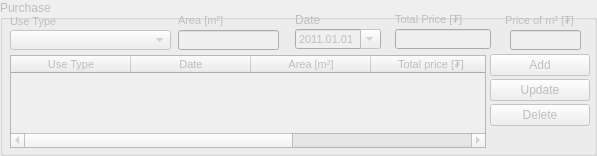
    <widget class="QGroupBox" name="c_purchase_gbox">
     <property name="enabled">
      <bool>false</bool>
     </property>
     <property name="geometry">
      <rect>
       <x>233</x>
       <y>3</y>
       <width>597</width>
       <height>156</height>
      </rect>
     </property>
     <property name="title">
      <string>Purchase</string>
     </property>
     <widget class="QLabel" name="label_73">
      <property name="geometry">
       <rect>
        <x>295</x>
        <y>10</y>
        <width>86</width>
        <height>20</height>
       </rect>
      </property>
      <property name="minimumSize">
       <size>
        <width>0</width>
        <height>20</height>
       </size>
      </property>
      <property name="maximumSize">
       <size>
        <width>16777215</width>
        <height>20</height>
       </size>
      </property>
      <property name="text">
       <string>Date</string>
      </property>
     </widget>
     <widget class="QLabel" name="decisionDateLabel_20">
      <property name="geometry">
       <rect>
        <x>395</x>
        <y>6</y>
        <width>96</width>
        <height>20</height>
       </rect>
      </property>
      <property name="minimumSize">
       <size>
        <width>0</width>
        <height>20</height>
       </size>
      </property>
      <property name="maximumSize">
       <size>
        <width>16777215</width>
        <height>20</height>
       </size>
      </property>
      <property name="font">
       <font>
        <pointsize>8</pointsize>
       </font>
      </property>
      <property name="text">
       <string>Total Price [₮]</string>
      </property>
      <property name="alignment">
       <set>Qt::AlignBottom|Qt::AlignLeading|Qt::AlignLeft</set>
      </property>
     </widget>
     <widget class="QDateEdit" name="c_purchase_dateEdit">
      <property name="geometry">
       <rect>
        <x>295</x>
        <y>29</y>
        <width>86</width>
        <height>20</height>
       </rect>
      </property>
      <property name="minimumSize">
       <size>
        <width>0</width>
        <height>20</height>
       </size>
      </property>
      <property name="maximumSize">
       <size>
        <width>16777215</width>
        <height>20</height>
       </size>
      </property>
      <property name="font">
       <font>
        <pointsize>8</pointsize>
       </font>
      </property>
      <property name="dateTime">
       <datetime>
        <hour>0</hour>
        <minute>0</minute>
        <second>0</second>
        <year>2011</year>
        <month>1</month>
        <day>1</day>
       </datetime>
      </property>
      <property name="displayFormat">
       <string>yyyy.MM.dd</string>
      </property>
      <property name="calendarPopup">
       <bool>true</bool>
      </property>
     </widget>
     <widget class="QPushButton" name="c_purchase_add_button">
      <property name="geometry">
       <rect>
        <x>490</x>
        <y>54</y>
        <width>100</width>
        <height>22</height>
       </rect>
      </property>
      <property name="sizePolicy">
       <sizepolicy hsizetype="Fixed" vsizetype="Fixed">
        <horstretch>0</horstretch>
        <verstretch>0</verstretch>
       </sizepolicy>
      </property>
      <property name="minimumSize">
       <size>
        <width>0</width>
        <height>22</height>
       </size>
      </property>
      <property name="maximumSize">
       <size>
        <width>100</width>
        <height>22</height>
       </size>
      </property>
      <property name="text">
       <string>Add</string>
      </property>
     </widget>
     <widget class="QPushButton" name="c_purchase_update_button">
      <property name="geometry">
       <rect>
        <x>490</x>
        <y>79</y>
        <width>100</width>
        <height>22</height>
       </rect>
      </property>
      <property name="sizePolicy">
       <sizepolicy hsizetype="Fixed" vsizetype="Fixed">
        <horstretch>0</horstretch>
        <verstretch>0</verstretch>
       </sizepolicy>
      </property>
      <property name="minimumSize">
       <size>
        <width>0</width>
        <height>22</height>
       </size>
      </property>
      <property name="maximumSize">
       <size>
        <width>100</width>
        <height>22</height>
       </size>
      </property>
      <property name="text">
       <string>Update</string>
      </property>
     </widget>
     <widget class="QPushButton" name="c_purchase_delete_button">
      <property name="geometry">
       <rect>
        <x>490</x>
        <y>104</y>
        <width>100</width>
        <height>22</height>
       </rect>
      </property>
      <property name="minimumSize">
       <size>
        <width>0</width>
        <height>22</height>
       </size>
      </property>
      <property name="maximumSize">
       <size>
        <width>100</width>
        <height>22</height>
       </size>
      </property>
      <property name="text">
       <string>Delete</string>
      </property>
     </widget>
     <widget class="QLineEdit" name="c_purchase_price_edit">
      <property name="geometry">
       <rect>
        <x>395</x>
        <y>29</y>
        <width>96</width>
        <height>20</height>
       </rect>
      </property>
      <property name="minimumSize">
       <size>
        <width>0</width>
        <height>20</height>
       </size>
      </property>
      <property name="maximumSize">
       <size>
        <width>16777215</width>
        <height>20</height>
       </size>
      </property>
      <property name="font">
       <font>
        <pointsize>8</pointsize>
       </font>
      </property>
      <property name="inputMask">
       <string/>
      </property>
     </widget>
     <widget class="QTableWidget" name="c_purchase_twidget">
      <property name="geometry">
       <rect>
        <x>10</x>
        <y>55</y>
        <width>476</width>
        <height>93</height>
       </rect>
      </property>
      <property name="font">
       <font>
        <pointsize>8</pointsize>
       </font>
      </property>
      <attribute name="horizontalHeaderDefaultSectionSize">
       <number>120</number>
      </attribute>
      <column>
       <property name="text">
        <string>Use Type</string>
       </property>
      </column>
      <column>
       <property name="text">
        <string>Date</string>
       </property>
      </column>
      <column>
       <property name="text">
        <string>Area [m²]</string>
       </property>
      </column>
      <column>
       <property name="text">
        <string>Total price [₮]</string>
       </property>
      </column>
      <column>
       <property name="text">
        <string>Price og m² [₮]</string>
       </property>
      </column>
     </widget>
     <widget class="QLabel" name="decisionDateLabel_21">
      <property name="geometry">
       <rect>
        <x>178</x>
        <y>7</y>
        <width>147</width>
        <height>20</height>
       </rect>
      </property>
      <property name="minimumSize">
       <size>
        <width>0</width>
        <height>20</height>
       </size>
      </property>
      <property name="maximumSize">
       <size>
        <width>16777215</width>
        <height>20</height>
       </size>
      </property>
      <property name="font">
       <font>
        <pointsize>8</pointsize>
       </font>
      </property>
      <property name="text">
       <string>Area [m²]</string>
      </property>
      <property name="alignment">
       <set>Qt::AlignBottom|Qt::AlignLeading|Qt::AlignLeft</set>
      </property>
     </widget>
     <widget class="QLineEdit" name="c_purchase_area_edit">
      <property name="geometry">
       <rect>
        <x>178</x>
        <y>30</y>
        <width>101</width>
        <height>20</height>
       </rect>
      </property>
      <property name="minimumSize">
       <size>
        <width>0</width>
        <height>20</height>
       </size>
      </property>
      <property name="maximumSize">
       <size>
        <width>16777215</width>
        <height>20</height>
       </size>
      </property>
      <property name="font">
       <font>
        <pointsize>8</pointsize>
       </font>
      </property>
     </widget>
     <widget class="QLabel" name="applicationDateLabel_28">
      <property name="geometry">
       <rect>
        <x>10</x>
        <y>8</y>
        <width>175</width>
        <height>20</height>
       </rect>
      </property>
      <property name="minimumSize">
       <size>
        <width>0</width>
        <height>20</height>
       </size>
      </property>
      <property name="maximumSize">
       <size>
        <width>16777215</width>
        <height>20</height>
       </size>
      </property>
      <property name="font">
       <font>
        <pointsize>8</pointsize>
       </font>
      </property>
      <property name="text">
       <string>Use Type</string>
      </property>
      <property name="alignment">
       <set>Qt::AlignBottom|Qt::AlignLeading|Qt::AlignLeft</set>
      </property>
     </widget>
     <widget class="QComboBox" name="c_purchase_use_type_cbox">
      <property name="geometry">
       <rect>
        <x>10</x>
        <y>30</y>
        <width>161</width>
        <height>20</height>
       </rect>
      </property>
      <property name="minimumSize">
       <size>
        <width>0</width>
        <height>20</height>
       </size>
      </property>
      <property name="maximumSize">
       <size>
        <width>16777215</width>
        <height>20</height>
       </size>
      </property>
     </widget>
     <widget class="QLabel" name="decisionDateLabel_14">
      <property name="geometry">
       <rect>
        <x>505</x>
        <y>7</y>
        <width>76</width>
        <height>20</height>
       </rect>
      </property>
      <property name="minimumSize">
       <size>
        <width>0</width>
        <height>20</height>
       </size>
      </property>
      <property name="maximumSize">
       <size>
        <width>16777215</width>
        <height>20</height>
       </size>
      </property>
      <property name="font">
       <font>
        <pointsize>8</pointsize>
       </font>
      </property>
      <property name="text">
       <string>Price of m² [₮]</string>
      </property>
      <property name="alignment">
       <set>Qt::AlignBottom|Qt::AlignLeading|Qt::AlignLeft</set>
      </property>
     </widget>
     <widget class="QLineEdit" name="c_purchase_price_if_m2">
      <property name="geometry">
       <rect>
        <x>510</x>
        <y>30</y>
        <width>71</width>
        <height>20</height>
       </rect>
      </property>
      <property name="minimumSize">
       <size>
        <width>0</width>
        <height>20</height>
       </size>
      </property>
      <property name="maximumSize">
       <size>
        <width>16777215</width>
        <height>20</height>
       </size>
      </property>
      <property name="font">
       <font>
        <pointsize>8</pointsize>
       </font>
      </property>
      <property name="inputMask">
       <string/>
      </property>
     </widget>
    </widget>
